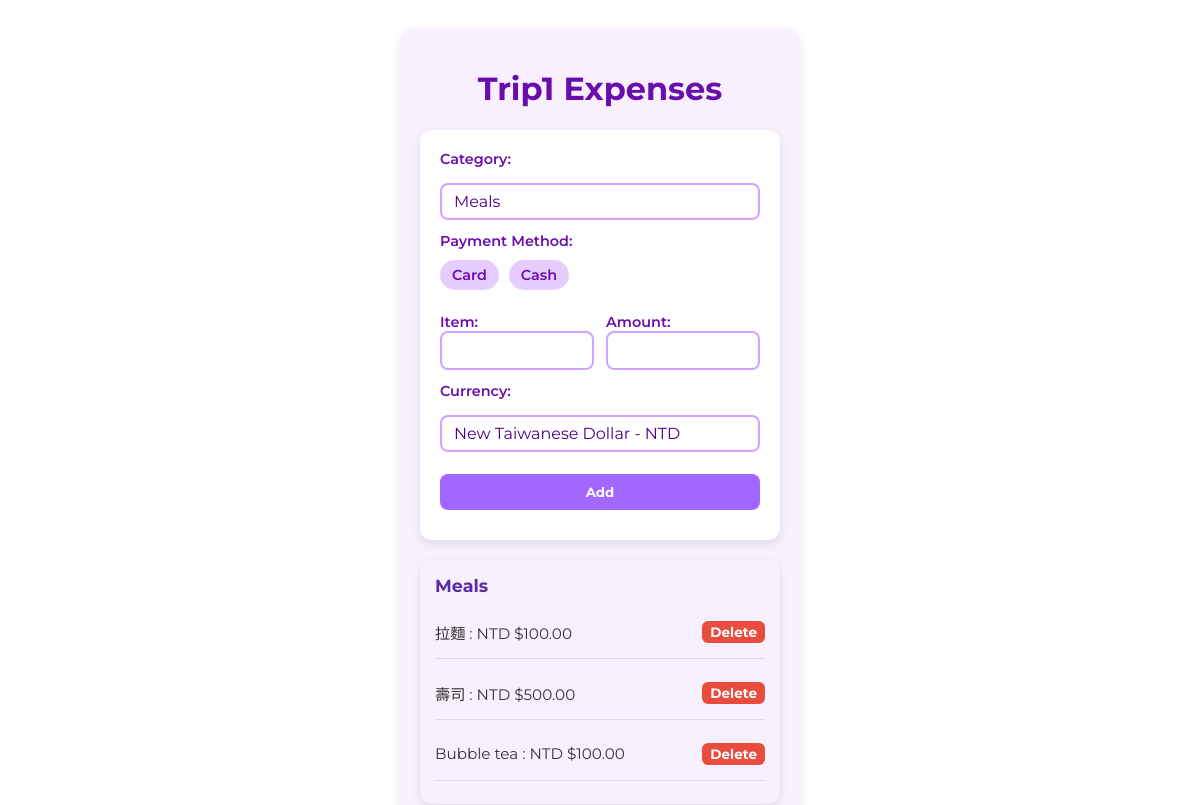
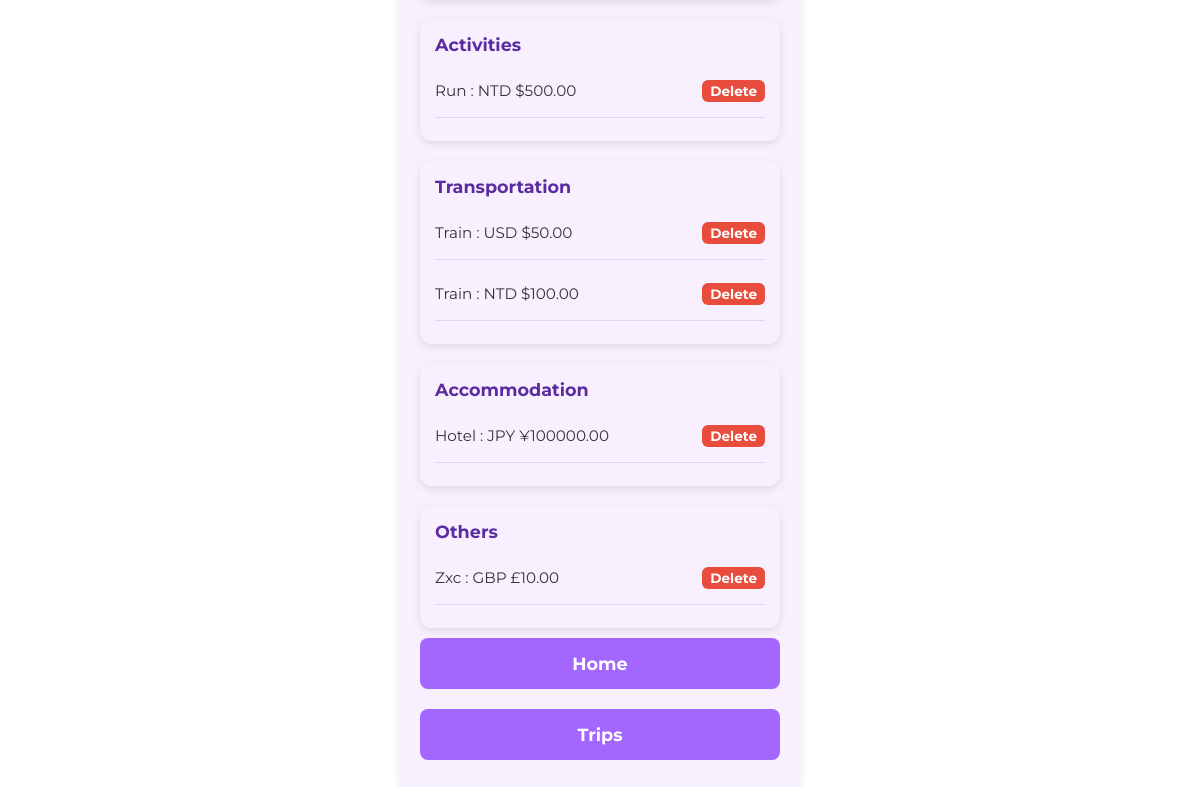
Page /newExpense/1 on the earlier database version (2 pictures, top to bottom).
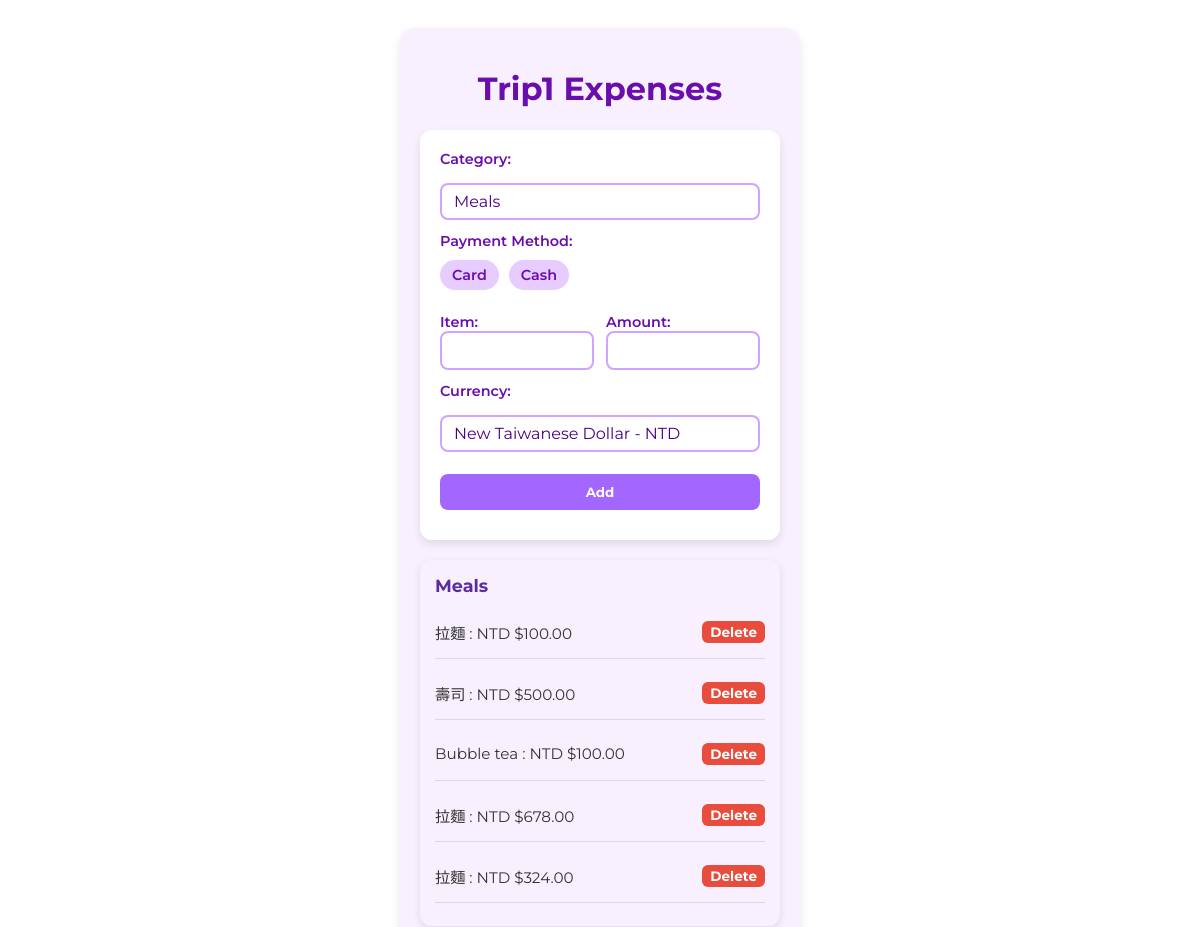
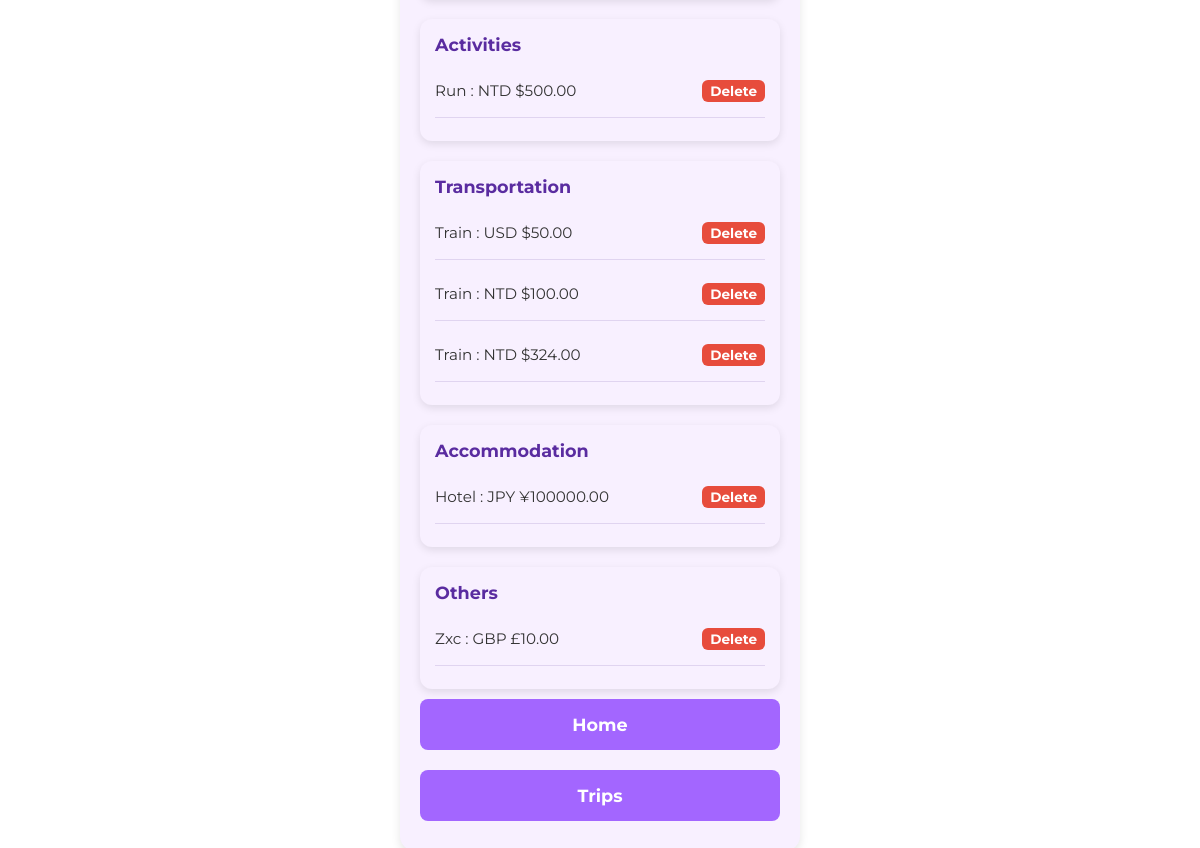
Same page on the later database version (2 pictures, top to bottom).
### tables this page shows
CREATE TABLE paymentMethods (
            id INTEGER PRIMARY KEY,
            method_name TEXT UNIQUE
        );

CREATE TABLE expenses (
                 id INTEGER PRIMARY KEY, 
                 currency_id INTEGER,
                 method_id INTEGER, 
                 category_id INTEGER,
                 trip_id INTEGER,
                 item TEXT, 
                 amount REAL, 
                 FOREIGN KEY(currency_id) REFERENCES currensies(id),
                 FOREIGN KEY(method_id) REFERENCES paymentMethods(id),
                 FOREIGN KEY(category_id) REFERENCES categories(id),
                 FOREIGN KEY(trip_id) REFERENCES trips(id)
                );

CREATE TABLE categories (
            id INTEGER PRIMARY KEY,
            cat_name TEXT UNIQUE,
            order_index INTEGER
        );

CREATE TABLE currencies (
                 id INTEGER PRIMARY KEY, 
                 code TEXT UNIQUE, 
                 currency_name TEXT,
                 symbol TEXT,
                 is_base INTEGER DEFAULT 0
                );

### app.py (the view, shortened to what this page needs)
@app.route('/newExpense/<int:trip_id>', methods=['GET', 'POST'])
def newExpense(trip_id):
    with sqlite3.connect(DB_FILE) as conn:
        c = conn.cursor()
        c.execute('SELECT trip_name FROM trips WHERE id=?', (trip_id,))
        row = c.fetchone()
        trip_name = row[0] if row else None
        c.execute('SELECT * FROM categories')
        categories_list = c.fetchall()
        c.execute('SELECT * FROM paymentMethods')
        paymentMethods_list = c.fetchall()
        c.execute('SELECT * FROM currencies')
        currencies_list = c.fetchall()
        modal_message = None
        category = ''
        payment_method = ''
        item = ''
        amount_str = ''
        currency = ''
        all_expenses = []
        if trip_id:
            c.execute('''
                SELECT e.id, c.cat_name, e.item, e.amount, cu.code, cu.symbol
                FROM expenses e
                JOIN categories c ON e.category_id = c.id
                JOIN currencies cu ON e.currency_id = cu.id
                WHERE trip_id = ?
                ORDER BY c.order_index
            ''', (trip_id,))
            rows = c.fetchall()
            for e in rows:
                all_expenses.append({
                'id': e[0],
                'category': e[1],
                'item': e[2],
                'amount': e[3],
                'code': e[4],
                'symbol': e[5]
                })
        grouped_expenses = {}
        for e in all_expenses:
            cat = e['category']
            grouped_expenses.setdefault(cat, []).append(e)
    return render_template(
        'newExpense.html',
        grouped_expenses=grouped_expenses,
        modal_message=modal_message,
        trip_name=trip_name,
        categories_list=categories_list,
        paymentMethods_list=paymentMethods_list,
        currencies_list=currencies_list,
        entered_category=category,
        entered_paymentMethod=payment_method,
        entered_item=item,
        entered_amount_str=amount_str,
        entered_currency=currency
    )

### templates/newExpense.html (shortened to what this page needs)
<!DOCTYPE html>
<html lang="en">
<head>
    <link rel="stylesheet" href="{{ url_for('static', filename='style.css') }}">
</head>
<body>
    <div class="container">
        <h1>{{ trip_name|title }} Expenses</h1>
        <form method="POST" class="form-box">
            <label>Category:</label>
            <select name="category" class="input-field">
                {% for category in categories_list %}
                <option value="{{ category[1] }}"
                    {% if category[1] == entered_category|default('') %} selected {% endif %}>
                    {{ category[1]|title }}
                </option>
                {% endfor %}
            </select>
            <label>Payment Method:</label>
            <div class="payment-methods">
                {% for paymentMethod in paymentMethods_list %}
                <label class="payment-option">
                    <span>{{ paymentMethod[1]|title }}</span>
                </label>
                {% endfor %}
            </div>
            <div class="item-amount-group">
                <div class="field">
                    <label>Item:</label>
                    <input type="text" name="item" class="input-field"
                        value="{{ entered_item|default('') }}">
                </div>
                <div class="field">
                    <label>Amount:</label>
                    <input type="number" step="0.01" name="amount" class="input-field"
                        value="{{ entered_amount_str|default('') }}">
                </div>
            </div>
            <label>Currency:</label>
            <select name="currency" class="input-field">
                {% for currency in currencies_list %}
                <option name="currency" value="{{ currency[1] }}"
                    {% if currency[1] == entered_currency|default('') %} selected {% endif %}>
                    {{ currency[2] }} - {{ currency[1] }}
                </option>
                {% endfor %}
            </select>
            <button type="submit" class="btn btn-submit">Add</button>
        </form>
        {% if grouped_expenses %}
            <div class="categories-container">
                {% for cat, expenses in grouped_expenses.items() %}
                    <div class="category-card">
                        <h3 class="category-title">{{ cat|capitalize }}</h3>
                        <ul class="expense-list">
                            {% for e in expenses %}
                                <li class="expense-row">
                                    <span class="expense-text">
                                        {{ e.item|capitalize }} : {{ e.code }} {{ e.symbol }}{{ "%.2f"|format(e.amount) }}
                                    </span>
                                    <button type="button"
                                            class="btn btn-delete-expense btn-small"
                                            data-id="{{ e.id }}"
                                            data-item="{{ e.item }}">
                                        Delete
                                    </button>
                                </li>
                            {% endfor %}
                        </ul>
                    </div>
                {% endfor %}
            </div>
        {% else %}
            <p>No Expense for this trip.</p>
        {% endif %}
        <a href="{{ url_for('index') }}">
            <button type="button" class="btn btn-large">Home</button>
        </a>
        <a href="{{ url_for('tripSelection') }}">
            <button type="button" class="btn btn-large">Trips</button>
        </a>
    </div>
</body>
</html>

Differences in the rows shown:
added expenses: item "拉麵", code "NTD", symbol "$", amount "678.00", shown under "Meals"
added expenses: item "拉麵", code "NTD", symbol "$", amount "324.00", shown under "Meals"
added expenses: item "Train", code "NTD", symbol "$", amount "324.00", shown under "Transportation"
